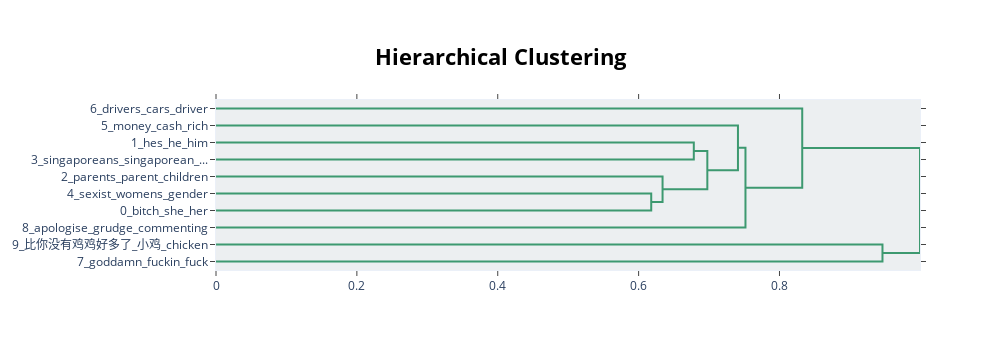

Write notebook code for a chart like this one.
### Code cell
fig = topic_model_custom.visualize_hierarchy(top_n_topics=10)
fig.show()

# Top-Level Topics: The highest nodes in the hierarchy represent broad, overarching topics. These are generally more abstract and encompass multiple specific themes.
# Subtopics: Nodes that branch off from the top-level topics indicate more specific subtopics. These are often more detailed and focused on particular aspects of the overarching theme.
# links: Lines connecting nodes represent relationships between topics. Closer nodes indicate a higher level of similarity or co-occurrence within the text data.

### Figure 1 — Plotly figure (JSON) as saved in the notebook; plotly's stock layout.template omitted (floating-point values rounded to 4 significant figures)
{"data": [{"hoverinfo": "text", "marker": {"color": "rgb(61,153,112)"}, "mode": "lines", "type": "scatter", "x": [0, 0.6784, 0.6784, 0], "xaxis": "x", "y": [-25, -25, -35, -35], "yaxis": "y"}, {"hoverinfo": "text", "marker": {"color": "rgb(61,153,112)"}, "mode": "lines", "type": "scatter", "x": [0, 0.6179, 0.6179, 0], "xaxis": "x", "y": [-55, -55, -65, -65], "yaxis": "y"}, {"hoverinfo": "text", "marker": {"color": "rgb(61,153,112)"}, "mode": "lines", "type": "scatter", "x": [0, 0.634, 0.634, 0.6179], "xaxis": "x", "y": [-45, -45, -60, -60], "yaxis": "y"}, {"hoverinfo": "text", "marker": {"color": "rgb(61,153,112)"}, "mode": "lines", "type": "scatter", "x": [0.6784, 0.6976, 0.6976, 0.634], "xaxis": "x", "y": [-30, -30, -52.5, -52.5], "yaxis": "y"}, {"hoverinfo": "text", "marker": {"color": "rgb(61,153,112)"}, "mode": "lines", "type": "scatter", "x": [0, 0.7411, 0.7411, 0.6976], "xaxis": "x", "y": [-15, -15, -41.25, -41.25], "yaxis": "y"}, {"hoverinfo": "text", "marker": {"color": "rgb(61,153,112)"}, "mode": "lines", "type": "scatter", "x": [0.7411, 0.7517, 0.7517, 0], "xaxis": "x", "y": [-28.12, -28.12, -75, -75], "yaxis": "y"}, {"hoverinfo": "text", "marker": {"color": "rgb(61,153,112)"}, "mode": "lines", "type": "scatter", "x": [0, 0.8323, 0.8323, 0.7517], "xaxis": "x", "y": [-5, -5, -51.56, -51.56], "yaxis": "y"}, {"hoverinfo": "text", "marker": {"color": "rgb(61,153,112)"}, "mode": "lines", "type": "scatter", "x": [0, 0.9462, 0.9462, 0], "xaxis": "x", "y": [-85, -85, -95, -95], "yaxis": "y"}, {"hoverinfo": "text", "marker": {"color": "rgb(61,153,112)"}, "mode": "lines", "type": "scatter", "x": [0.8323, 0.9995, 0.9995, 0.9462], "xaxis": "x", "y": [-28.28, -28.28, -90, -90], "yaxis": "y"}], "layout": {"autosize": false, "height": 350, "hoverlabel": {"bgcolor": "white", "font": {"family": "Rockwell", "size": 16}}, "hovermode": "closest", "plot_bgcolor": "#ECEFF1", "showlegend": false, "title": {"font": {"color": "Black", "size": 22}, "text": "<b>Hierarchical Clustering</b>", "x": 0.5, "xanchor": "center", "yanchor": "top"}, "width": 1000, "xaxis": {"mirror": "allticks", "rangemode": "tozero", "showgrid": false, "showline": true, "showticklabels": true, "ticks": "outside", "type": "linear", "zeroline": false}, "yaxis": {"mirror": "allticks", "range": [-100, 0], "rangemode": "tozero", "showgrid": false, "showline": true, "showticklabels": true, "tickmode": "array", "ticks": "outside", "ticktext": ["6_drivers_cars_driver", "5_money_cash_rich", "1_hes_he_him", "3_singaporeans_singaporean_...", "2_parents_parent_children", "4_sexist_womens_gender", "0_bitch_she_her", "8_apologise_grudge_commenting", "9_比你没有鸡鸡好多了_小鸡_chicken", "7_goddamn_fuckin_fuck"], "tickvals": [-5, -15, -25, -35, -45, -55, -65, -75, -85, -95], "type": "linear", "zeroline": false}}}
